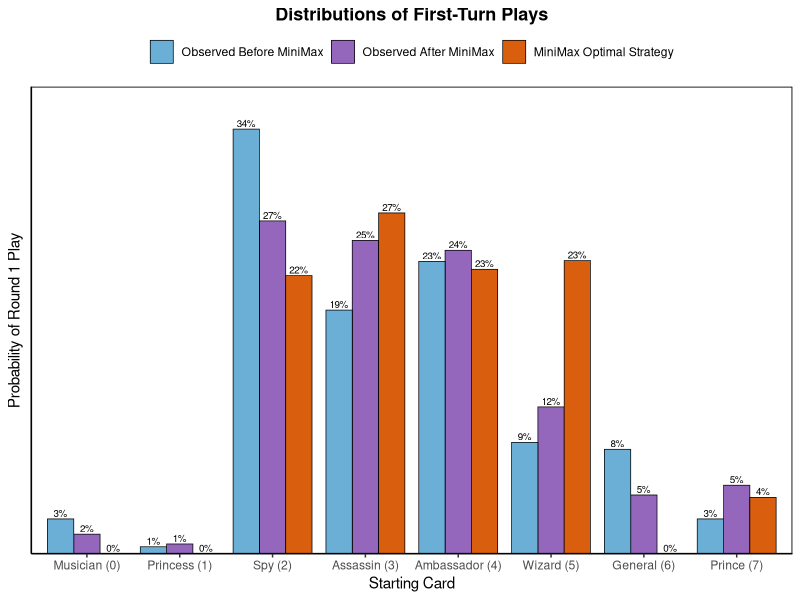
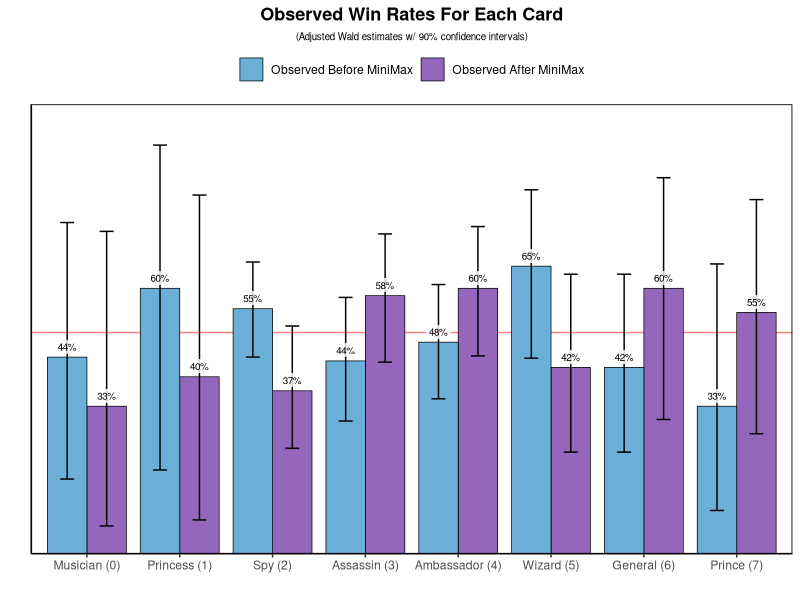
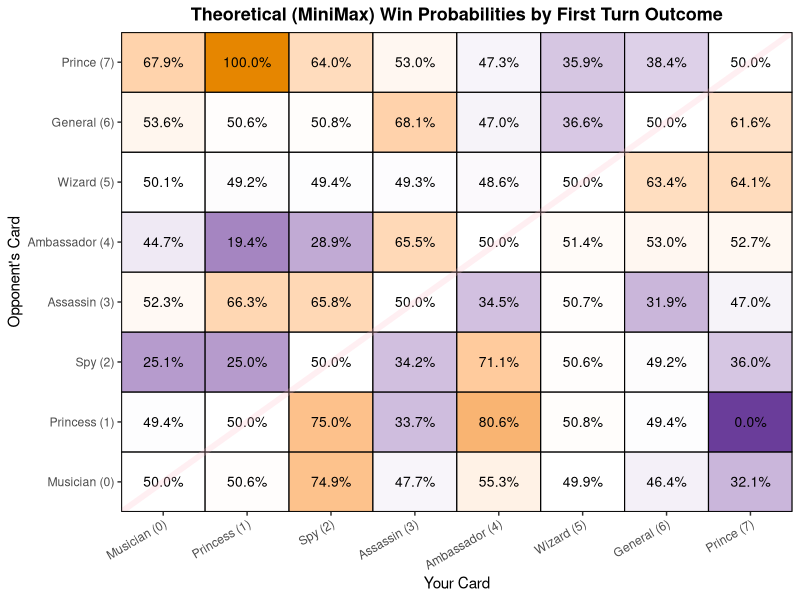
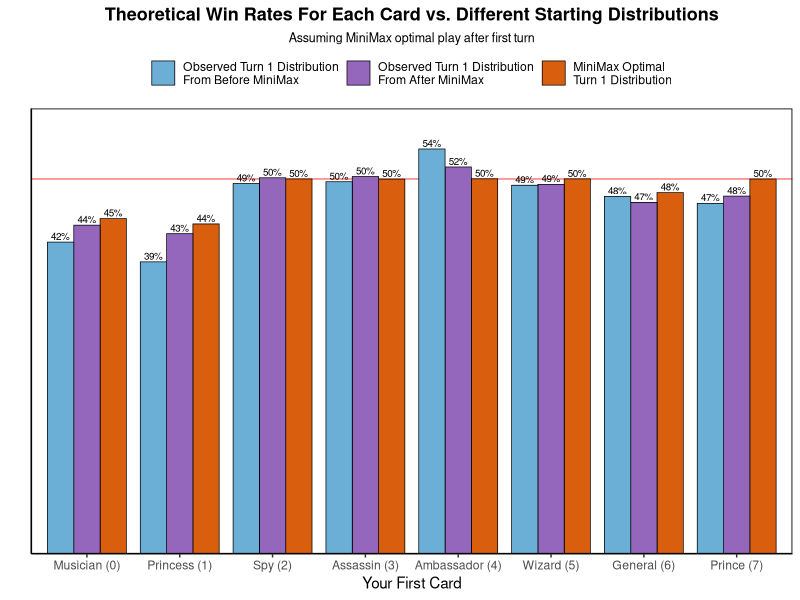
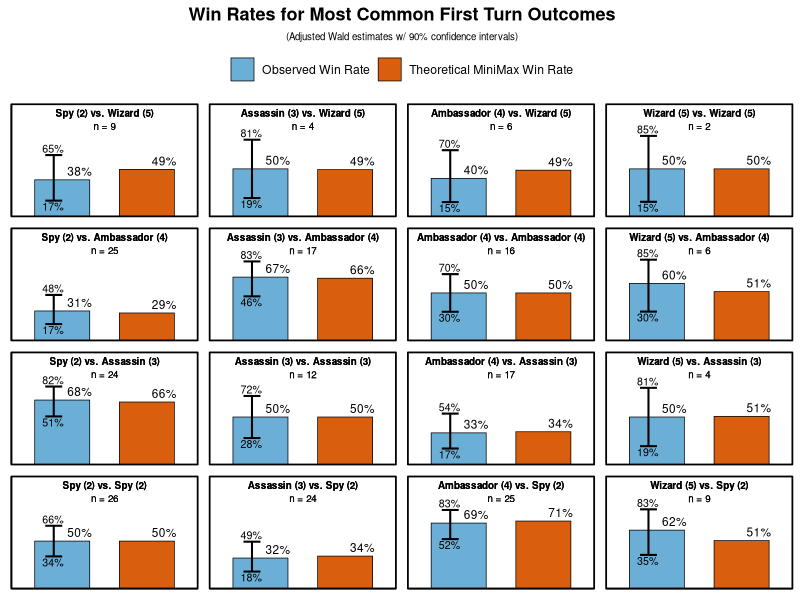

These charts were generated, in order, by the following R code:
## ---- chunk 1
knitr::opts_chunk$set(warning=FALSE, message=FALSE)
## ---- chunk 2
# Package Imports
library(tidyverse)
library(stringr)

# Parameters
optimalReleaseDate <- as.Date("2023-09-13", format = "%Y-%m-%d")
conf_level = 0.9

# Helper for card labels
cardNames <- c("Musician", "Princess", "Spy", "Assassin", "Ambassador", "Wizard", "General", "Prince")

get_card_name <- function(x) {cardNames[x + 1]}

cardLabels <- data.frame(card = 0:7, 
                         cardLabel = factor(paste0(get_card_name(as.numeric(0:7)), " (", 0:7, ")"),
                                        levels = paste0(get_card_name(0:7), " (", 0:7, ")"))
                         )


# Data
columnNames = c("Game #", "Date", "Player 1","Player 2", "Outcome", "P2 Wins?", "Notes", 
                "P1 Card 1","P2 Card 1","P1 Card 2","P2 Card 2","P1 Card 3","P2 Card 3",
                "P1 Card 4","P2 Card 4","P1 Card 5","P2 Card 5","P1 Card 6","P2 Card 6",
                "P1 Card 7","P2 Card 7","P1 Card 8","P2 Card 8") %>% 
  str_replace_all("[ #?]", "")

ratData <- read_csv("Brave Rats Data - Record.csv", 
                    skip_empty_rows = TRUE, 
                    col_names = columnNames, 
                    skip=1) %>% 
  mutate(Date = as.Date(Date, format = '%m/%d/%Y'))

# Mirror the data to get the perspective of P1 and P2
notFlipped <- ratData %>% 
  mutate(P1Wins = abs(P2Wins-1), 
         P1Card = ratData$P1Card1, 
         P2Card = ratData$P2Card1, 
         flipped = FALSE) %>% 
  select(Game, Date, Player1, P1Wins, P1Card, P2Card, flipped)

flipped <- ratData %>% 
  mutate(P1Wins = P2Wins, 
         P1Card = ratData$P2Card1, 
         P2Card = ratData$P1Card1, 
         Player1 = Player2, #Flipping the players
         Player2 = Player1,
         flipped = TRUE) %>% 
  select(Game, Date, Player1, P1Wins, P1Card, P2Card, flipped)

# Defining single-number reference variables for inline
firstOptimalGame <- ratData %>% filter(Date > optimalReleaseDate) %>% 
  arrange(Game) %>% 
  head(1) %>% 
  pull(Game)

# Defining main aggregated dataset
fullSet <- rbind(notFlipped, flipped) %>% 
  filter(P1Wins != 0.5) %>% 
  mutate(Outcome = ifelse(  P1Wins==1, "Win", "Loss"),
    Outcome = factor(Outcome, levels = c("Loss", "Win")),
    optimalKnown = ifelse(Game >= firstOptimalGame, "Post-Optimal", "Pre-Optimal") ) %>% 
  arrange(Game)

# Reading data from Optimal Win R
optimalWinRates <- read_csv("BraveRatsOptimalT1Table.csv") %>% 
  pivot_longer(cols = c("0","1","2","3","4","5","6","7"), names_to = "P2Card", values_to = "OptimalWinP") %>% 
  mutate(P2Card = as.numeric(P2Card)) %>% 
  left_join(cardLabels, by = c("P1Card" = "card")) %>% 
  left_join(cardLabels, by = c("P2Card" = "card"), suffix = c("P1", "P2"))

optimalProbs <- data.frame(P1Card = 0:7, 
                           source = "Optimal",
                           n = NA,
                           wins = NA,
                           playRate = c(0, 0, 0.222, 0.272, 0.227, 0.234, 0, 0.045)
)
## ---- chunk 3
# PLOT 1: FIRST TURN PLAY RATES
flatStartCards <- fullSet %>%
  group_by(P1Card, optimalKnown) %>% 
  summarize(
    n = n(),
    wins = sum(P1Wins == 1, na.rm = TRUE),
  ) %>% 
  group_by(optimalKnown) %>% 
  mutate(playRate = n/sum(n)) %>%
  ungroup() %>% 
  rename(source = optimalKnown) %>% 
  union(optimalProbs) %>% 
  left_join(cardLabels, by = c("P1Card" = "card"))


custom_theme <- theme_classic(base_size = 11) +
  theme(
    # Standard Element Removal/Adjustment
    # Since this is not a facet plot, we generalize these removals
    strip.background = element_blank(),
    #strip.text = element_blank(),
    # General clean-up
    panel.grid.major = element_blank(),
    panel.grid.minor = element_blank(),
    # Legend adjustments
    legend.position = "top",
    legend.direction = "horizontal",
    # Adding a general box (if desired, use panel.border if this is the only panel)
    panel.border = element_rect(
        colour = "black",
        fill = NA,
        linewidth = 0.6
    ),
    # Title formatting
    plot.title = element_text(face = "bold", size = 13, hjust = 0.5),
    plot.subtitle = element_text(hjust = 0.5)
  )

flatStartCards %>% 
  mutate(source = factor(source, levels = c("Pre-Optimal", "Post-Optimal", "Optimal")))%>% 
  ggplot(aes(x = cardLabel, y = playRate, fill = source)) +
  geom_col(position = "dodge", width = 0.85, color = "black", linewidth = 0.25) + # Use "dodge" to place bars side-by-side
  geom_text(
    aes(label = scales::percent(playRate, accuracy = 1)),
    position = position_dodge(width = 0.85),
    vjust = -0.25,
    #hjust = -0.1,
    size = 2.5
  ) +
  scale_y_continuous(expand = expansion(mult = c(0, 0.1))) +
  labs(title = "Distributions of First-Turn Plays",
       x = "Starting Card",
       y = "Probability of Round 1 Play",
       fill = NULL) +
  custom_theme +
  theme(    axis.text.y = element_blank(),
    axis.ticks.y = element_blank()) +
  scale_fill_manual(
    values = c(
      "Pre-Optimal" = "#6BAED6",
      "Post-Optimal" = "#9467bd",
      "Optimal" = "#D95F0E"
    ),
    labels = c("Pre-Optimal" = "Observed Before MiniMax",
               "Post-Optimal" = "Observed After MiniMax",
               "Optimal" = "MiniMax Optimal Strategy"
              ))
## ---- chunk 4
perCardWinRatesExpectations <- optimalWinRates %>% 
  # Calculating expected chance of winning due to each card pairing by multiplying MiniMax of A vs B by the probability that opponent plays B
  left_join(flatStartCards,# %>% filter(source != 'Optimal'), 
            by= c("P2Card" = "P1Card"),
            suffix = c("", "_flat")) %>%
  # Add up those up for each of P1's cards
  group_by(P1Card, cardLabelP1, source) %>% 
  summarize(expectedWinRate = sum(OptimalWinP * playRate)) %>% 
  # Joining to flatStartCards again by P1Card to get the actual winrates
  left_join(flatStartCards, 
          by= c("P1Card" = "P1Card", "source" = "source"),
          suffix = c("", "_flat")) %>% 
  mutate(winRate = wins / n,
         adjustedWinRate = (wins+2) / (n+4)) %>% 
  pivot_longer(cols = c(expectedWinRate, winRate), names_to = "expectedOrActual", values_to = "winRate") %>% 
  mutate(expectedOrActual = ifelse(expectedOrActual == 'expectedWinRate', 'Expected', 'Observed')) %>% 
  rowwise() %>% 
  mutate(
     conf_low = ifelse(is.na(n) | expectedOrActual == 'Expected', NA, binom.test(wins + 2, n + 4, conf.level = conf_level)$conf.int[1]), # ADJUSTED WALD CI
     conf_high = ifelse(is.na(n) | expectedOrActual == 'Expected', NA, binom.test(wins + 2, n + 4, conf.level = conf_level)$conf.int[2])
  )

perCardWinRatesExpectations %>% 
  filter(source != "Optimal", expectedOrActual == "Observed") %>% 
  mutate(source = factor(source, levels = c("Pre-Optimal", "Post-Optimal", "Optimal"))) %>% 
  
  ggplot(aes(
    x = cardLabelP1,
    y = adjustedWinRate,
    fill = source
  )) +
  
  geom_hline(
    yintercept = 0.5,
    color = "red",
    alpha = 0.5
  ) +
  
  geom_col(
    position = "dodge",
    width = 0.85,
    color = "black",
    linewidth = 0.25
  ) +
  
  geom_errorbar(
    aes(ymin = conf_low, ymax = conf_high),
    position = position_dodge(width = 0.85),
    width = 0.3
  ) +
  
  geom_label(
    aes(
      label = scales::percent(adjustedWinRate, accuracy = 1),
      group = source
    ),
    position = position_dodge(width = 0.85),
    vjust = -0.25,
    size = 2.5,
    fill = "white",
    alpha = 0.8,
    label.size = 0
  ) +
  
  scale_y_continuous(
    breaks = c(0, 0.25, 0.5, 0.75, 1),
    labels = scales::percent,
    expand = expansion(mult = c(0, 0.1))
  ) +
  
  labs(
    title = "Observed Win Rates For Each Card",
    subtitle = "(Adjusted Wald estimates w/ 90% confidence intervals)",
    x = "",
    y = "",
    fill = NULL
  ) +
  
  custom_theme +
  
  theme(
    axis.text.y = element_blank(),
    axis.ticks.y = element_blank(),
    plot.subtitle = element_text(hjust = 0.5, size = 7)
  ) +
  
  scale_fill_manual(
    values = c(
      "Pre-Optimal" = "#6BAED6",
      "Post-Optimal" = "#9467bd"
    ),
    labels = c(
      "Pre-Optimal" = "Observed Before MiniMax",
      "Post-Optimal" = "Observed After MiniMax"
    )
  )
## ---- chunk 5
optimalWinRates %>% 
  ggplot(aes(x = cardLabelP1, y = cardLabelP2, fill = OptimalWinP)) +
  geom_tile(color = "black", linewidth = 0.4) +
  
  geom_text(aes(label = sprintf("%.1f%%", OptimalWinP * 100)),
            size = 3.5) +
  scale_fill_gradient2(
    low = "#6A3D9A",
    mid = "white",
    high = "#E68600",
    midpoint = 0.5,
    limits = c(0, 1)
  ) +
  geom_abline(intercept = 0, slope=1, alpha = 0.25, color = "pink", size = 2) +
  labs(
    title = "Theoretical (MiniMax) Win Probabilities by First Turn Outcome",
    x = "Your Card",
    y = "Opponent's Card"
  ) +
  scale_x_discrete(expand = c(0, 0)) +
  scale_y_discrete(expand = c(0, 0)) +
  custom_theme +
    theme(
    axis.text.x = element_text(angle = 30, hjust = 1),
    panel.grid = element_blank(),
    plot.title = element_text(face = "bold", hjust = 0.5),
    legend.position = "none",
    #panel.border = element_blank(),
    axis.line = element_blank()
  )
## ---- chunk 6
perCardWinRatesExpectations %>% 
  filter(expectedOrActual == "Expected") %>% 
  mutate(source = factor(source, levels = c("Pre-Optimal", "Post-Optimal", "Optimal"))) %>% 
  
  ggplot(aes(
    x = cardLabelP1,
    y = winRate,
    fill = source
  )) +
  geom_hline(
    yintercept = 0.5,
    color = "red",
    alpha = 0.5
  ) +
  geom_col(
    position = "dodge",
    width = 0.85,
    color = "black",
    linewidth = 0.25
  ) +
  geom_text(
    aes(
      label = scales::percent(winRate, accuracy = 1),
      group = source
    ),
    position = position_dodge(width = 0.85),
    vjust = -0.25,
    size = 2.5
  ) +
  scale_y_continuous(
    breaks = c(0, 0.25, 0.5, 0.75, 1),
    labels = scales::percent,
    expand = expansion(mult = c(0, 0.1))
  ) +
  labs(
    title = "Theoretical Win Rates For Each Card vs. Different Starting Distributions",
    subtitle = "Assuming MiniMax optimal play after first turn",
    x = "Your First Card",
    y = "",
    fill = NULL
  ) +
  custom_theme +
  theme(
    axis.text.y = element_blank(),
    axis.ticks.y = element_blank(),
    plot.subtitle = element_text(hjust = 0.5, size = 9)
  ) +
  scale_fill_manual(
    values = c(
      "Pre-Optimal" = "#6BAED6",
      "Post-Optimal" = "#9467bd",
      "Optimal" = "#D95F0E"
    ),
    labels = c(
      "Pre-Optimal" = "Observed Turn 1 Distribution\nFrom Before MiniMax",
      "Post-Optimal" = "Observed Turn 1 Distribution\nFrom After MiniMax",
      "Optimal" = "MiniMax Optimal\nTurn 1 Distribution"
    )
  )
## ---- chunk 7
startAggregates <- fullSet %>% 
  #filter(P1Card %in% c(2,3,4,5,7) & P2Card %in% c(2,3,4,5,7)) %>% 
  
  group_by(P1Card, P2Card, Outcome) %>%
  summarize(n = n()) %>% 
  pivot_wider(id_cols = c(P1Card, P2Card), names_from = Outcome, values_from = n, values_fill = 0) %>% 
  mutate(n = Win + Loss,
         conf_low =  binom.test(Win + 2, Win + Loss + 4, conf.level = conf_level)$conf.int[1], # ADJUSTED WALD CI
         conf_high = binom.test(Win + 2, Win + Loss + 4, conf.level = conf_level)$conf.int[2],
         phat = (Win + 2) / (Win + Loss + 4)
         ) %>% 
  ungroup() %>% 
  full_join(optimalWinRates, by = c("P1Card", "P2Card")) %>% 
  mutate(P2Card=factor(P2Card, levels=c("7", "6", "5", "4","3","2", "1", "0")))

plotData <- startAggregates %>% 
    filter(P1Card %in% c(2,3,4,5) & P2Card %in% c(2,3,4,5)) %>% 
  #filter(n >= 4) %>%
  pivot_longer(
    cols = c(phat, OptimalWinP),
    names_to = "Type",
    values_to = "WinRate"
  ) %>%
  mutate(
    Type = recode(
      Type,
      phat = "Observed",
      OptimalWinP = "Optimal"
    ),
    label = paste0(
      cardLabelP1, " vs. ",
      cardLabelP2
    ),
    label_n = paste0("n = ", n, ""),
    P2Card = factor(P2Card, levels = c("7","6","5","4","3", "2", "1", "0")) # reverse ordering of P2's cards
  )

ggplot(plotData,
       aes(x = Type, y = WinRate, fill = Type)) +
  # Main Bars
  geom_col(width = 0.65, color = "black", linewidth = 0.25) +
  # CI only for observed bars
  geom_errorbar(
    data = plotData %>% filter(Type == "Observed"),
    aes(x = 0.9, ymin = conf_low, ymax = conf_high),
    width = 0.2, size = 0.7
  ) +
  # CI upper label
  geom_text(
    data = plotData %>% filter(Type == "Observed"),
    aes(x = 0.9, y = conf_high,
      label = scales::percent(conf_high, accuracy = 1)
    ),
    hjust = 0.55, vjust = -0.3, size = 2.7
  ) +
  # CI lower label
  geom_text(
    data = plotData %>% filter(Type == "Observed"),
    aes(x = 0.9, y = conf_low,
      label = scales::percent(conf_low, accuracy = 1)
    ),
    hjust = 0.55,
    vjust = 1.25,
    size = 2.7
  ) +
    # labels on bars
  geom_text(
    aes(label = scales::percent(WinRate, accuracy = 1)),
    vjust = -0.45,
    hjust = -0.2,
    size = 3
  ) +
  facet_grid(
    P2Card ~ P1Card,
    switch = "both"
  ) +
  #Top of subplot text
  geom_text(
    aes(
      x = 1.5, y = 1.09,
      label = label
    ),
    inherit.aes = FALSE,
    size = 2.5,
    fontface = "bold"
  ) +
  # n text
  geom_text(
    aes(
      x = 1.5, y = 0.95,
      label = label_n
    ),
    inherit.aes = FALSE,
    size = 2.5
  ) +
  scale_y_continuous(expand = expansion(mult = c(0, 0))) +
  coord_cartesian(ylim = c(0, 1.18), clip = "off") +
  labs(title = "Win Rates for Most Common First Turn Outcomes",
       subtitle = "(Adjusted Wald estimates w/ 90% confidence intervals)",
       fill = NULL) +
  theme_classic(base_size = 11) +
  theme(
    # remove facet grid labels  
    strip.text = element_blank(),
    strip.background = element_blank(),
    # remove axis titles
    axis.title.x = element_blank(),
    axis.title.y = element_blank(),
    # remove axis text (optional for journal figures)
    axis.text.x = element_blank(),
    axis.ticks.x = element_blank(),
    # remove axis text (optional for journal figures)
    axis.text.y = element_blank(),
    axis.ticks.y = element_blank(),
    panel.grid.major = element_blank(),
    panel.grid.minor = element_blank(),
    legend.position = "top",
    legend.direction = "horizontal",
    # add box around each facet
    panel.border = element_rect(
        color = "black",
        fill = NA,
        linewidth = 0.6
      ),
      panel.spacing = unit(0.6, "lines"),
    plot.title = element_text(face = "bold", size = 13, hjust =0.5),
    plot.subtitle = element_text(hjust = 0.5, size = 7)
        ) +
  # Color palette (clean + print safe)
  scale_fill_manual(
    values = c(
      "Observed" = "#6BAED6",
      "Optimal" = "#D95F0E"
    ),
    labels = c(
      "Observed" = "Observed Win Rate",
      "Optimal" = "Theoretical MiniMax Win Rate"
    ),
  )
